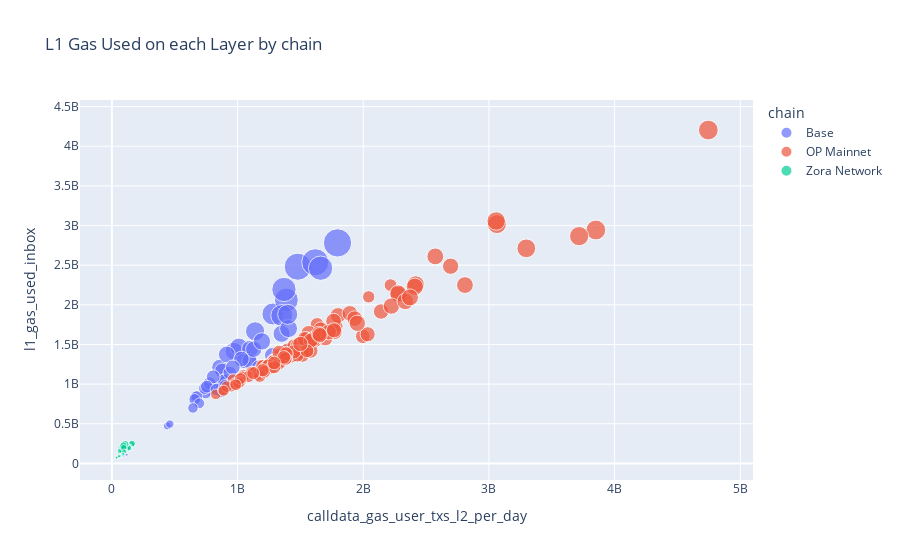
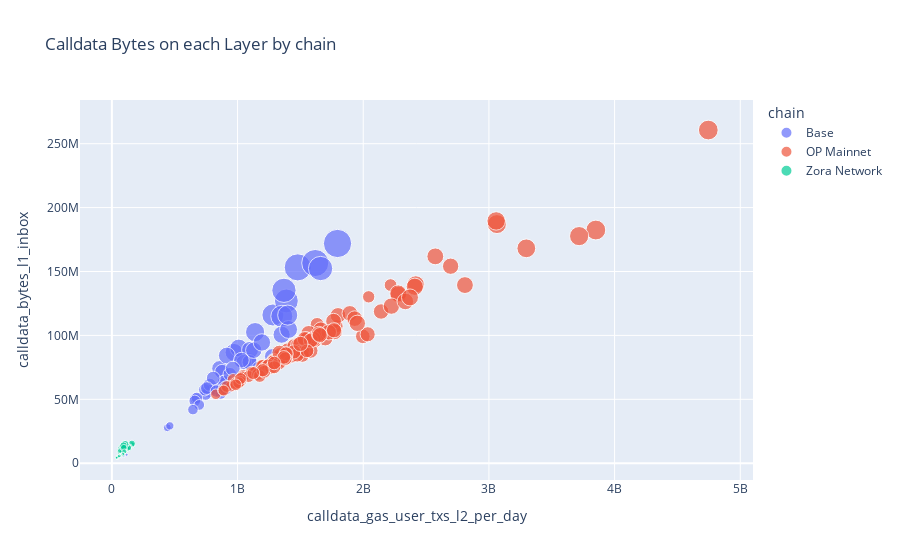

Notebook code for these charts, in order:
### Code cell
# Create the scatter plot
combo_df_plot = combo_df[
                        (~combo_df['gas_compression_ratio'].isna()) 
                         & (combo_df['gas_compression_ratio']<1) 
                         & (combo_df['active_secs_per_day'] == 86400)
                         ]

# combo_df_plot = combo_df[(~combo_df['bytes_compression_ratio'].isna())
#                          & (combo_df['active_secs_per_day'] == 86400)]

display(combo_df_plot)

fig = px.scatter(combo_df_plot,
                 x='calldata_gas_user_txs_l2_per_day',#'l1_gas_used_on_l2',
                 y='l1_gas_used_inbox',
                 size = 'l2_num_txs_per_day',
                 color='chain',
                 title='L1 Gas Used on each Layer by chain')

# Display the plot
fig.show()

##############

fig_bytes = px.scatter(combo_df_plot,
                 x='calldata_gas_user_txs_l2_per_day',#'calldata_bytes_l2_per_day',
                 y='calldata_bytes_l1_inbox',
                 size = 'l2_num_txs_per_day',
                 color='chain',
                 title='Calldata Bytes on each Layer by chain')

fig_bytes.show()
